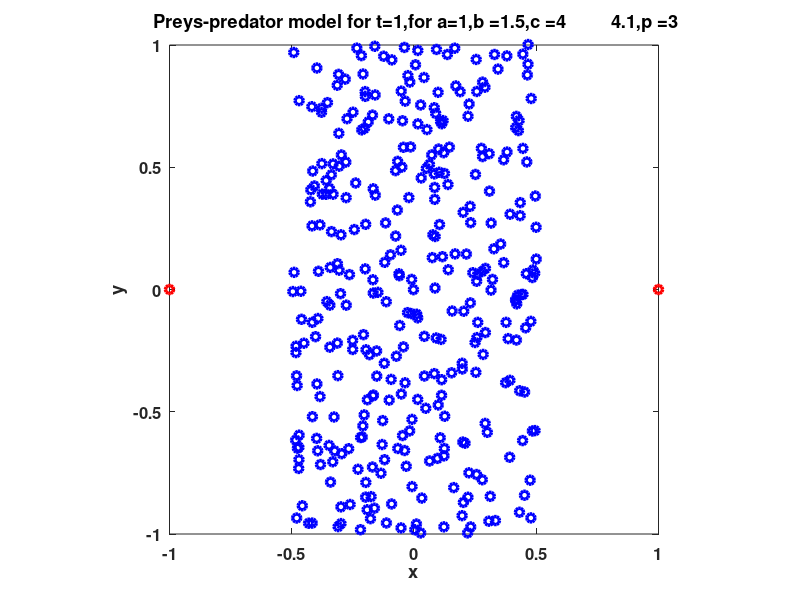

Reproduce this figure in MATLAB. (Note: this script raises an error after producing the figure.)
% main file 
clc
close all
clear all

% Fix parameters
N     = 500;                % number of preys
dt    = 0.1;                % time step
tf    = 10; t0 = 0;         % time interval 
steps = (tf-t0)/dt + 1;     % number of steps


par.R =0.1;                 % repulsion between predators
par.p      = 3;             % distance influence
par.a      = 1;             % attraction between preys
par.b      =1.5;            % repulsion between preys and predators 


% selection of the initial data 
disp ('[1] 1 predator')
disp('[2] 2 predators')
P = input('initial data 1-2: ');

% one predator
if P==1
% attraction between predators and preys 
%par.c    = 1; % esce
%par.c = 3; % entra 
par.c = 6; % entra e oscilla
% par.c = 10; % aumentano le oscillazioni 
%par.c=5;

% initial data
% preys positions
x           =  -0.5+rand(N,1);        
y           =  -1.5+3*rand(N,1);

% predator position
zx          = -1+2*rand(P,1);     
zy          =  -1+2*rand(P,1);     
end

% two predators
if P>1
% attraction between predators and preys 
    par.c =[4 4.1];
% preys positions    
    x = -0.5+rand(N,1);        
    y = -1.5+3*rand(N,1);
% predators positions
    zx = [-1 ; 1];
    zy = [0;0];
end

% plot of initial data
figure
plot(x,y,'bo','LineWidth',2.5)
hold on
plot(zx,zy,'ro','LineWidth',2.5)
title([' Preys-predator model for t=' num2str(1),',for a=' num2str(par.a),...
',b =' num2str(par.b), ',c =' num2str(par.c),',p =' num2str(par.p)])
axis([-1,1,-1,1])
axis('equal')
xlabel('x','FontSize',12,'FontWeight','bold')
ylabel('y','FontSize',12,'FontWeight','bold')
set(gca,'FontSize',12,'FontWeight','bold')


% initial data 
z0 = [x;y;zx;zy];

% set the tollerances 
opts = odeset('RelTol',1e-2,'AbsTol',1e-4);

% numerical solution 
[t,z]= ode45(@(t,z) modelAR_2D(t,z,par,P),linspace(t0,tf,steps),z0,opts);

% time loop
figure
for i = 1:steps-1
        
        % divide the vector z in each component
        x  = z(i,1:N);
        y  = z(i,N+1:2*N);
        zx = z(i,2*N+1:2*N+P);
        zy = z(i,2*N+P+1:2*N+2*P);
        
        % plot the time evolution 
        plot(x,y,'bo','LineWidth',2.5)
        hold on 
        plot(zx,zy,'ro','LineWidth',2.5)
         axis([-5,5,-5,5])
        axis('equal')
        title([' Preys-predator model for t=' num2str(i+1),',for a=' num2str(par.a),...
        ',b =' num2str(par.b), ',c =' num2str(par.c),',p =' num2str(par.p)])
        pause(0.1)
        hold off    
        drawnow
end
xlabel('x','FontSize',12,'FontWeight','bold')
ylabel('y','FontSize',12,'FontWeight','bold')
 
set(gca,'FontSize',12,'FontWeight','bold')

